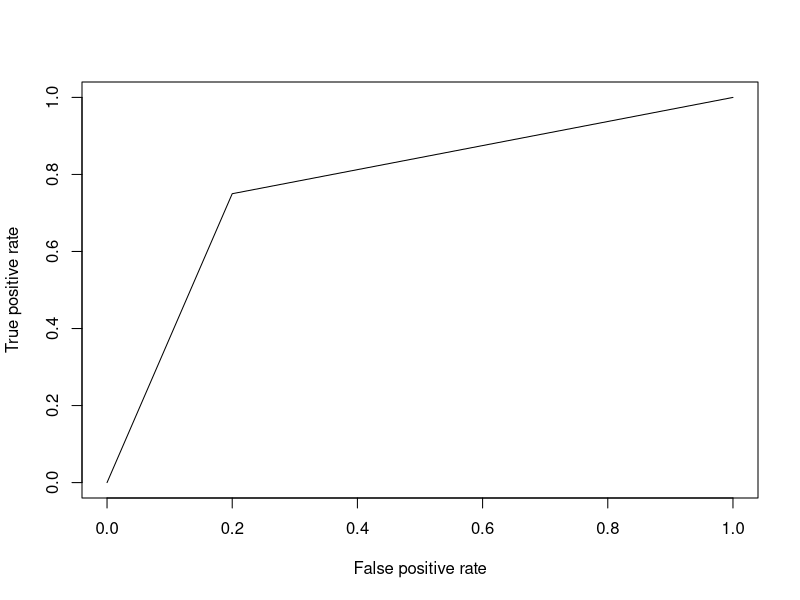
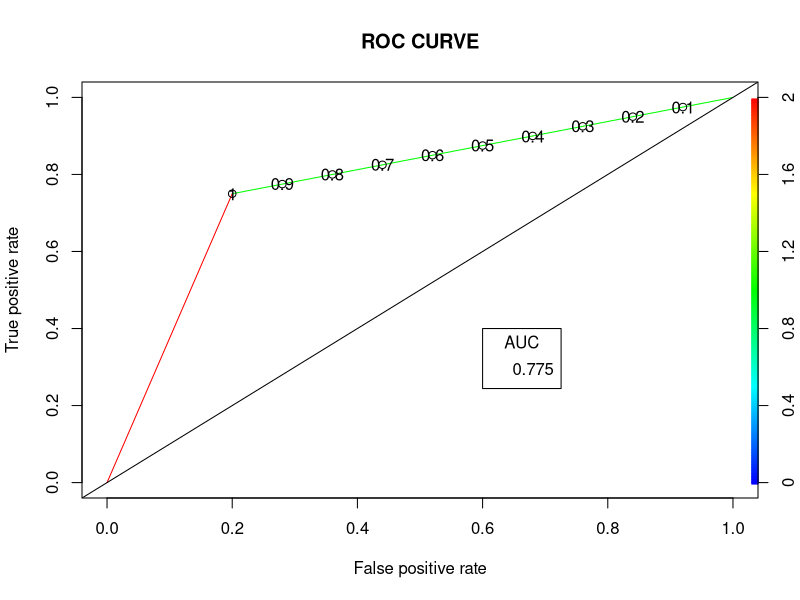

Recreate these plots in R, in order.
# Installing the package
install.packages("dplyr")

# For Logistic regression
install.packages("caTools") 

# For ROC curve to evaluate model
install.packages("ROCR") 


# Loading package
library(dplyr)

# Summary of dataset in package
summary(mtcars)

# Loading package
library(caTools)
library(ROCR)     

# Splitting dataset
split <- sample.split(mtcars, SplitRatio = 0.8)
split

train_reg <- subset(mtcars, split == "TRUE")
test_reg <- subset(mtcars, split == "FALSE")

# Training model
logistic_model <- glm(vs ~ wt + disp,
                      data = train_reg,
                      family = "binomial")
logistic_model

# Summary
summary(logistic_model)

predict_reg <- predict(logistic_model,
                       test_reg, type = "response")
predict_reg

# Changing probabilities
predict_reg <- ifelse(predict_reg >0.5, 1, 0)

# Evaluating model accuracy
# using confusion matrix
table(test_reg$vs, predict_reg)

missing_classerr <- mean(predict_reg != test_reg$vs)
print(paste('Accuracy =', 1 - missing_classerr))

# ROC-AUC Curve
ROCPred <- prediction(predict_reg, test_reg$vs)
ROCPer <- performance(ROCPred, measure = "tpr",
                      x.measure = "fpr")

auc <- performance(ROCPred, measure = "auc")
auc <- auc@y.values[[1]]
auc

# Plotting curve
plot(ROCPer)
plot(ROCPer, colorize = TRUE,
     print.cutoffs.at = seq(0.1, by = 0.1),
     main = "ROC CURVE")
abline(a = 0, b = 1)

auc <- round(auc, 4)
legend(.6, .4, auc, title = "AUC", cex = 1)
